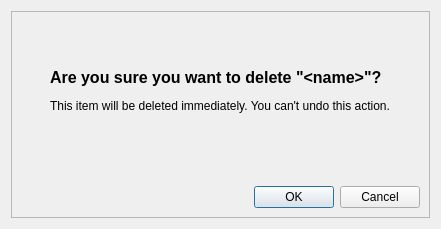
<?xml version="1.0" encoding="UTF-8"?>
<ui version="4.0">
 <class>RemoveModelDialog</class>
 <widget class="QDialog" name="RemoveModelDialog">
  <property name="geometry">
   <rect>
    <x>0</x>
    <y>0</y>
    <width>441</width>
    <height>229</height>
   </rect>
  </property>
  <property name="windowTitle">
   <string>Remove Model</string>
  </property>
  <layout class="QGridLayout" name="gridLayout_2">
   <item row="0" column="0">
    <widget class="QFrame" name="frame">
     <property name="frameShape">
      <enum>QFrame::StyledPanel</enum>
     </property>
     <property name="frameShadow">
      <enum>QFrame::Raised</enum>
     </property>
     <layout class="QGridLayout" name="gridLayout">
      <item row="0" column="0">
       <layout class="QVBoxLayout" name="verticalLayout_2">
        <item>
         <layout class="QHBoxLayout" name="horizontalLayout">
          <item>
           <spacer name="horizontalSpacer_2">
            <property name="orientation">
             <enum>Qt::Horizontal</enum>
            </property>
            <property name="sizeHint" stdset="0">
             <size>
              <width>40</width>
              <height>20</height>
             </size>
            </property>
           </spacer>
          </item>
          <item>
           <layout class="QVBoxLayout" name="verticalLayout">
            <item>
             <spacer name="verticalSpacer_2">
              <property name="orientation">
               <enum>Qt::Vertical</enum>
              </property>
              <property name="sizeHint" stdset="0">
               <size>
                <width>20</width>
                <height>40</height>
               </size>
              </property>
             </spacer>
            </item>
            <item>
             <widget class="QLabel" name="label">
              <property name="focusPolicy">
               <enum>Qt::ClickFocus</enum>
              </property>
              <property name="text">
               <string>&lt;html&gt;&lt;head/&gt;&lt;body&gt;&lt;p&gt;&lt;span style=&quot; font-size:12pt; font-weight:600;&quot;&gt;Are you sure you want to delete &amp;quot;&amp;lt;name&amp;gt;&amp;quot;?&lt;/span&gt;&lt;/p&gt;&lt;p&gt;This item will be deleted immediately. You can't undo this action.&lt;/p&gt;&lt;/body&gt;&lt;/html&gt;</string>
              </property>
              <property name="textFormat">
               <enum>Qt::RichText</enum>
              </property>
             </widget>
            </item>
            <item>
             <spacer name="verticalSpacer">
              <property name="orientation">
               <enum>Qt::Vertical</enum>
              </property>
              <property name="sizeHint" stdset="0">
               <size>
                <width>20</width>
                <height>40</height>
               </size>
              </property>
             </spacer>
            </item>
           </layout>
          </item>
          <item>
           <spacer name="horizontalSpacer">
            <property name="orientation">
             <enum>Qt::Horizontal</enum>
            </property>
            <property name="sizeHint" stdset="0">
             <size>
              <width>40</width>
              <height>20</height>
             </size>
            </property>
           </spacer>
          </item>
         </layout>
        </item>
        <item>
         <widget class="QLabel" name="label_error">
          <property name="styleSheet">
           <string notr="true">QLabel { color : red; }</string>
          </property>
          <property name="text">
           <string/>
          </property>
          <property name="alignment">
           <set>Qt::AlignCenter</set>
          </property>
         </widget>
        </item>
        <item>
         <widget class="QDialogButtonBox" name="buttonBox">
          <property name="orientation">
           <enum>Qt::Horizontal</enum>
          </property>
          <property name="standardButtons">
           <set>QDialogButtonBox::Cancel|QDialogButtonBox::Ok</set>
          </property>
         </widget>
        </item>
       </layout>
      </item>
     </layout>
    </widget>
   </item>
  </layout>
 </widget>
 <resources/>
 <connections/>
</ui>
